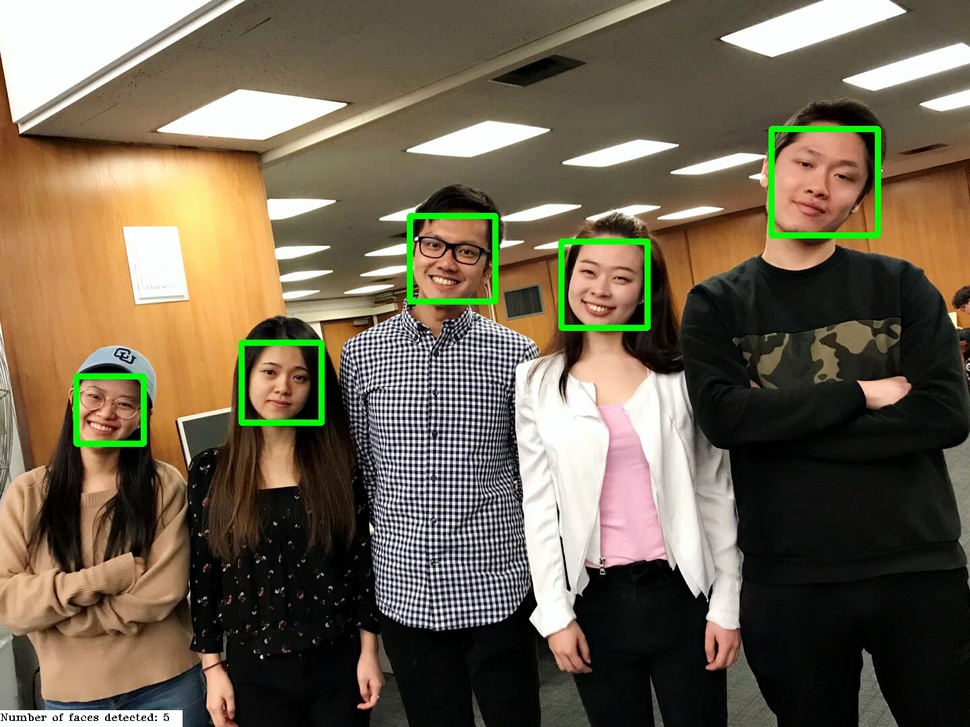
#> input picture figs/img.jpeg, 970 x 727 px, shrunk from 1440 x 1079 before the run, given in place of the camera
$ python face_rotated.py   (older library calls are emulated)
#> lines starting #> are read from the running program, lines starting #| are printed output that depends on the picture; after the words box and inside, x2 and y2 are one past the last pixel; in counts of white or black regions, pixels touching at a corner belong together
import cv2
from math import sin, cos, radians
import numpy as np

cap = cv2.VideoCapture(0)
# camera =  cv2.VideoCapture(0)
face = cv2.CascadeClassifier("haarcascade_frontalface_alt2.xml")

settings = {
    'scaleFactor': 1.3,
    'minNeighbors': 5,
    # 'minSize': (50, 50),
    # 'flags': cv2.cv.CV_HAAR_FIND_BIGGEST_OBJECT|cv2.cv.CV_HAAR_DO_ROUGH_SEARCH
}

def rotate_image(image, angle):
    if angle == 0: return image
    # print("checked for shape".format(image.shape))
    height, width = image.shape[:2]
    rot_mat = cv2.getRotationMatrix2D((width/2, height/2), angle, 0.9)
    result = cv2.warpAffine(image, rot_mat, (width, height), flags=cv2.INTER_LINEAR)
    return result

def rotate_point(pos, img, angle):
    if angle == 0: return pos
    x = pos[:,0] - img.shape[1]*0.4
    y = pos[:,1] - img.shape[0]*0.4
    newx = x*cos(radians(angle)) + y*sin(radians(angle)) + img.shape[1]*0.4
    newy = -x*sin(radians(angle)) + y*cos(radians(angle)) + img.shape[0]*0.4
    return np.array((newx, newy, pos[:,2], pos[:,3]), int).T

# [5 lines of commented-out code are left out]


while True:
    # ret, img = camera.read()
    ret, img = cap.read()
#> img is the input picture: shape (727, 970, 3); mean B, G, R 80.4, 99.9, 111.8
    gray = cv2.cvtColor(img, cv2.COLOR_BGR2GRAY)
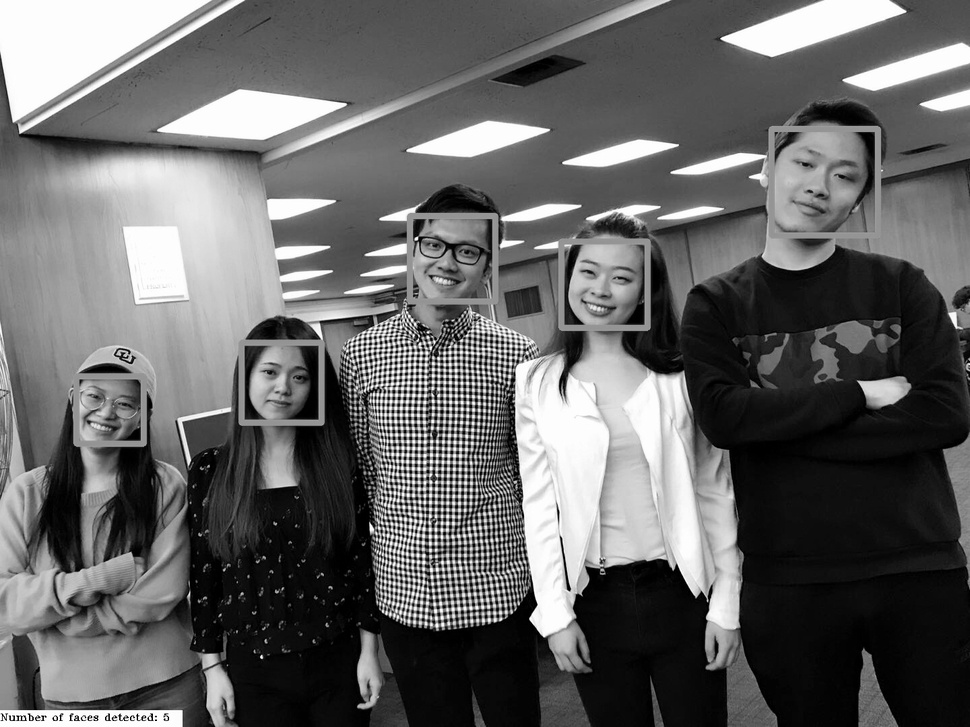
#> gray: shape (727, 970); min 0, max 255, mean 101.2

    for angle in [0, -30, 30]:
        rimg = rotate_image(img, angle)
        detected = face.detectMultiScale(rimg, **settings)
        print("before",len(detected))


        if len(detected):
            detected = rotate_point(detected, img, -angle)
            print("after", len(detected))
            break
#> this loop made 1 pass
#| before 3
#| after 3


    # Make a copy as we don't want to draw on the original image:
    for x, y, w, h in detected:
        cv2.rectangle(img,(x,y),(x+w,y+h),(255,0,0),2)
#> this loop made 3 passes
#> (x, y, w, h) on passes 1 to 3: (246, 345, 74, 74), (560, 242, 87, 87), (772, 129, 102, 102)
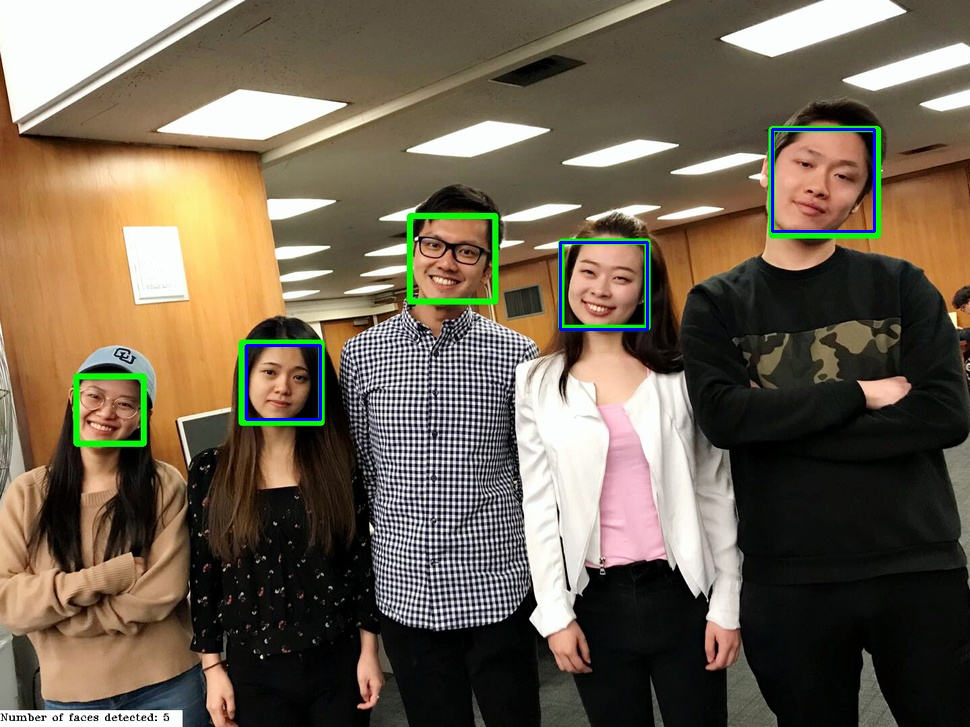
#> img: shape (727, 970, 3); 0.45% of pixels changed, all inside (x1, y1, x2, y2) = (245, 128, 876, 421)

    cv2.imshow('facedetect', img)

    k = cv2.waitKey(30) & 0xff
#> (key Esc is pressed here)
    if k == 27:
        break

cap.release()
cv2.destroyAllWindows()

# cv2.destroyWindow("facedetect")
